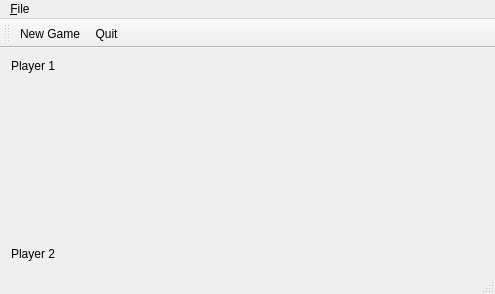
<?xml version="1.0" encoding="UTF-8"?>
<ui version="4.0">
 <class>MainWindow</class>
 <widget class="QMainWindow" name="MainWindow">
  <property name="geometry">
   <rect>
    <x>0</x>
    <y>0</y>
    <width>495</width>
    <height>294</height>
   </rect>
  </property>
  <property name="windowTitle">
   <string>MainWindow</string>
  </property>
  <widget class="QWidget" name="centralWidget">
   <layout class="QVBoxLayout" name="verticalLayout">
    <item>
     <widget class="QLabel" name="player1Name">
      <property name="sizePolicy">
       <sizepolicy hsizetype="Preferred" vsizetype="Fixed">
        <horstretch>0</horstretch>
        <verstretch>0</verstretch>
       </sizepolicy>
      </property>
      <property name="text">
       <string>Player 1</string>
      </property>
     </widget>
    </item>
    <item>
     <widget class="TicTacToeWidget" name="gameBoard" native="true"/>
    </item>
    <item>
     <widget class="QLabel" name="player2Name">
      <property name="sizePolicy">
       <sizepolicy hsizetype="Preferred" vsizetype="Fixed">
        <horstretch>0</horstretch>
        <verstretch>0</verstretch>
       </sizepolicy>
      </property>
      <property name="text">
       <string>Player 2</string>
      </property>
     </widget>
    </item>
   </layout>
  </widget>
  <widget class="QMenuBar" name="menuBar">
   <property name="geometry">
    <rect>
     <x>0</x>
     <y>0</y>
     <width>495</width>
     <height>20</height>
    </rect>
   </property>
   <widget class="QMenu" name="menu_File">
    <property name="title">
     <string>&amp;File</string>
    </property>
    <addaction name="startNewGame"/>
    <addaction name="quit"/>
   </widget>
   <addaction name="menu_File"/>
  </widget>
  <widget class="QToolBar" name="mainToolBar">
   <attribute name="toolBarArea">
    <enum>TopToolBarArea</enum>
   </attribute>
   <attribute name="toolBarBreak">
    <bool>false</bool>
   </attribute>
   <addaction name="startNewGame"/>
   <addaction name="quit"/>
  </widget>
  <widget class="QStatusBar" name="statusBar"/>
  <action name="startNewGame">
   <property name="icon">
    <iconset resource="resources.qrc">
     <normaloff>:/icons/newgame.png</normaloff>:/icons/newgame.png</iconset>
   </property>
   <property name="text">
    <string>New Game</string>
   </property>
   <property name="toolTip">
    <string>Start new game</string>
   </property>
   <property name="shortcut">
    <string>Ctrl+N</string>
   </property>
  </action>
  <action name="quit">
   <property name="icon">
    <iconset resource="resources.qrc">
     <normaloff>:/icons/application-exit.png</normaloff>:/icons/application-exit.png</iconset>
   </property>
   <property name="text">
    <string>Quit</string>
   </property>
   <property name="shortcut">
    <string>Ctrl+Q</string>
   </property>
  </action>
 </widget>
 <layoutdefault spacing="6" margin="11"/>
 <customwidgets>
  <customwidget>
   <class>TicTacToeWidget</class>
   <extends>QWidget</extends>
   <header>tictactoewidget.h</header>
   <container>1</container>
  </customwidget>
 </customwidgets>
 <resources>
  <include location="resources.qrc"/>
 </resources>
 <connections/>
</ui>
